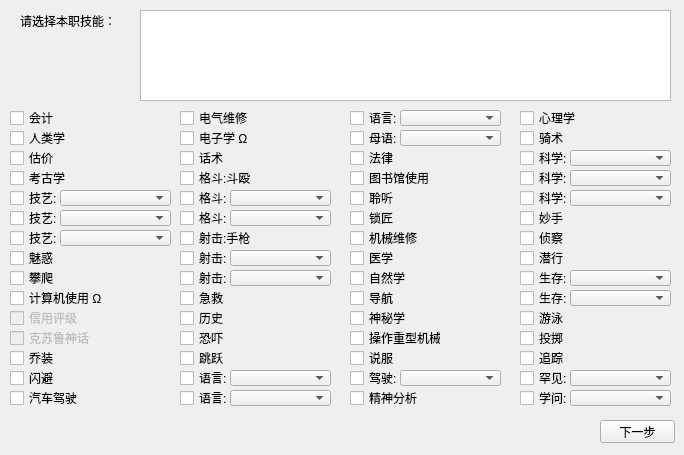
<?xml version="1.0" encoding="UTF-8"?>
<ui version="4.0">
 <class>Form</class>
 <widget class="QWidget" name="Form">
  <property name="geometry">
   <rect>
    <x>0</x>
    <y>0</y>
    <width>684</width>
    <height>455</height>
   </rect>
  </property>
  <property name="windowTitle">
   <string>Form</string>
  </property>
  <widget class="QCheckBox" name="skill1">
   <property name="geometry">
    <rect>
     <x>10</x>
     <y>110</y>
     <width>71</width>
     <height>16</height>
    </rect>
   </property>
   <property name="toolTip">
    <string>&lt;html&gt;&lt;head/&gt;&lt;body&gt;&lt;p&gt;Accounting (05%)&lt;/p&gt;&lt;p&gt;使你理解会计工作的流程以及一个企业或者个人 的金融职务。通过检查账簿，你可以发现做假账的员工，对资金的偷偷挪用，对行贿或者敲诈的款项支付，以及经济状况是否比表面陈述的更好或者更差。 通过仔细检查旧账户，你可以了解过去的资金的得与失（谷物，奴隶贸易，威士忌酒的运营等）以及这些资金是付给了谁以及为了什么款项而支付。&lt;/p&gt;&lt;/body&gt;&lt;/html&gt;</string>
   </property>
   <property name="text">
    <string>会计</string>
   </property>
  </widget>
  <widget class="QCheckBox" name="skill2">
   <property name="geometry">
    <rect>
     <x>10</x>
     <y>130</y>
     <width>71</width>
     <height>16</height>
    </rect>
   </property>
   <property name="toolTip">
    <string>&lt;html&gt;&lt;head/&gt;&lt;body&gt;&lt;p&gt;Anthropology (01%)&lt;/p&gt;&lt;p&gt;使使用者能够通过观察来辨认和理解一个人的生活方式。如果技能使用者持续观察一个其他的文化一段时间，或者在有着关于某种已消失文化的正确资料环境下工作，那么他可以对文化方式以及道德习惯进行简单的预测，即使证据可能并不完整。通过学习文化一个月或者更久，人类学家开始理解这种文化是如何运作的以及，如果结合心理学，可以预测那些研究文化的行为和信仰。&lt;/p&gt;&lt;/body&gt;&lt;/html&gt;</string>
   </property>
   <property name="text">
    <string>人类学</string>
   </property>
  </widget>
  <widget class="QCheckBox" name="skill3">
   <property name="geometry">
    <rect>
     <x>10</x>
     <y>150</y>
     <width>71</width>
     <height>16</height>
    </rect>
   </property>
   <property name="toolTip">
    <string>&lt;html&gt;&lt;head/&gt;&lt;body&gt;&lt;p&gt;Appraise (05%)&lt;/p&gt;&lt;p&gt;用来估计某种物品的价值，包括质量，使用的材料以及工艺。相关的，技能使用者可以准确地辨认出物品的年龄，评估它的历史关联性以及发现赝品。&lt;/p&gt;&lt;/body&gt;&lt;/html&gt;</string>
   </property>
   <property name="text">
    <string>估价</string>
   </property>
  </widget>
  <widget class="QCheckBox" name="skill4">
   <property name="geometry">
    <rect>
     <x>10</x>
     <y>170</y>
     <width>71</width>
     <height>16</height>
    </rect>
   </property>
   <property name="toolTip">
    <string>&lt;html&gt;&lt;head/&gt;&lt;body&gt;&lt;p&gt;Archaeology (01%)&lt;/p&gt;&lt;p&gt;允许辨别以及鉴定一件古董，以及用来发现赝品。使调查员获得建立以及开掘一个挖掘遗址的专业知识。推断留下遗址的生物的目的和生活方式。人类学可能对此会有所帮助。考古学还有助于辨认已消失的人类语言的书面形式。&lt;/p&gt;&lt;/body&gt;&lt;/html&gt;</string>
   </property>
   <property name="text">
    <string>考古学</string>
   </property>
  </widget>
  <widget class="QCheckBox" name="skill5">
   <property name="geometry">
    <rect>
     <x>10</x>
     <y>190</y>
     <width>51</width>
     <height>16</height>
    </rect>
   </property>
   <property name="toolTip">
    <string>&lt;html&gt;&lt;head/&gt;&lt;body&gt;&lt;p&gt;Art and Craft (05%)&lt;/p&gt;&lt;p&gt;该技能可能能使你制作/修理一样东西，或者制造一个复制品/赝品。 对一个物品进行一次成功的鉴定可能可以提供关于该物品的相关信息&lt;/p&gt;&lt;/body&gt;&lt;/html&gt;</string>
   </property>
   <property name="text">
    <string>技艺:</string>
   </property>
  </widget>
  <widget class="QCheckBox" name="skill6">
   <property name="geometry">
    <rect>
     <x>10</x>
     <y>210</y>
     <width>51</width>
     <height>16</height>
    </rect>
   </property>
   <property name="toolTip">
    <string>&lt;html&gt;&lt;head/&gt;&lt;body&gt;&lt;p&gt;Art and Craft (05%)&lt;/p&gt;&lt;p&gt;该技能可能能使你制作/修理一样东西，或者制造一个复制品/赝品。 对一个物品进行一次成功的鉴定可能可以提供关于该物品的相关信息&lt;/p&gt;&lt;/body&gt;&lt;/html&gt;</string>
   </property>
   <property name="text">
    <string>技艺:</string>
   </property>
  </widget>
  <widget class="QCheckBox" name="skill7">
   <property name="geometry">
    <rect>
     <x>10</x>
     <y>230</y>
     <width>51</width>
     <height>16</height>
    </rect>
   </property>
   <property name="toolTip">
    <string>&lt;html&gt;&lt;head/&gt;&lt;body&gt;&lt;p&gt;Art and Craft (05%)&lt;/p&gt;&lt;p&gt;该技能可能能使你制作/修理一样东西，或者制造一个复制品/赝品。 对一个物品进行一次成功的鉴定可能可以提供关于该物品的相关信息&lt;/p&gt;&lt;/body&gt;&lt;/html&gt;</string>
   </property>
   <property name="text">
    <string>技艺:</string>
   </property>
  </widget>
  <widget class="QCheckBox" name="skill8">
   <property name="geometry">
    <rect>
     <x>10</x>
     <y>250</y>
     <width>71</width>
     <height>16</height>
    </rect>
   </property>
   <property name="toolTip">
    <string>&lt;html&gt;&lt;head/&gt;&lt;body&gt;&lt;p&gt;Charm (15%)&lt;/p&gt;&lt;p&gt;魅惑允许通过许多形式来使用，包括肉体魅力、诱惑、奉承或是单纯的人格魅力。魅惑可能可以被用于迫使某人进行特定的行动。 魅惑或是心理学技能可以用于对抗魅惑技能。 魅惑技能可以被用于讨价还价。&lt;/p&gt;&lt;/body&gt;&lt;/html&gt;</string>
   </property>
   <property name="text">
    <string>魅惑</string>
   </property>
  </widget>
  <widget class="QCheckBox" name="skill9">
   <property name="geometry">
    <rect>
     <x>10</x>
     <y>270</y>
     <width>71</width>
     <height>16</height>
    </rect>
   </property>
   <property name="toolTip">
    <string>&lt;html&gt;&lt;head/&gt;&lt;body&gt;&lt;p&gt;Climb (20%)&lt;/p&gt;&lt;p&gt;这技能允许一名角色借助或者不借助绳索或者登山工具进行爬树、墙以及其他垂直表面。这技能也同样包括用绳索下降。许多因素将会影响难度等级。&lt;/p&gt;&lt;/body&gt;&lt;/html&gt;</string>
   </property>
   <property name="text">
    <string>攀爬</string>
   </property>
  </widget>
  <widget class="QCheckBox" name="skill10">
   <property name="geometry">
    <rect>
     <x>10</x>
     <y>290</y>
     <width>101</width>
     <height>16</height>
    </rect>
   </property>
   <property name="toolTip">
    <string>&lt;html&gt;&lt;head/&gt;&lt;body&gt;&lt;p&gt;Computer Use (05%)&lt;/p&gt;&lt;p&gt;这技能允许调查员用各种不同的电脑语言进行编程；恢复或者分析隐藏的数据；解除被加了保护的系统；探索一个复杂的网络；或者发现别人的骇入、后门程序、病毒。对电脑系统的特殊操作可能会需要这个检定。 仅在现代可用。&lt;/p&gt;&lt;/body&gt;&lt;/html&gt;</string>
   </property>
   <property name="text">
    <string>计算机使用 Ω</string>
   </property>
  </widget>
  <widget class="QCheckBox" name="skill11">
   <property name="enabled">
    <bool>false</bool>
   </property>
   <property name="geometry">
    <rect>
     <x>10</x>
     <y>310</y>
     <width>71</width>
     <height>16</height>
    </rect>
   </property>
   <property name="toolTip">
    <string>&lt;html&gt;&lt;head/&gt;&lt;body&gt;&lt;p&gt;Credit Rating (00%)&lt;/p&gt;&lt;p&gt;衡量了调查员表现出来的富裕程度以及经济上的自信度。如果调查员尝试用他的经济地位来达成某个目标，那么也许使用信用评级技能会比较合适。信用评级可以被用来取代APP来评估第一印象。 （请将技能提升至调查员职业信用范围之内）&lt;/p&gt;&lt;/body&gt;&lt;/html&gt;</string>
   </property>
   <property name="autoFillBackground">
    <bool>false</bool>
   </property>
   <property name="text">
    <string>信用评级</string>
   </property>
   <property name="checkable">
    <bool>false</bool>
   </property>
   <property name="checked">
    <bool>false</bool>
   </property>
  </widget>
  <widget class="QCheckBox" name="skill12">
   <property name="enabled">
    <bool>false</bool>
   </property>
   <property name="geometry">
    <rect>
     <x>10</x>
     <y>330</y>
     <width>81</width>
     <height>16</height>
    </rect>
   </property>
   <property name="toolTip">
    <string>&lt;html&gt;&lt;head/&gt;&lt;body&gt;&lt;p&gt;Cthulhu Mythos (00%)&lt;/p&gt;&lt;p&gt;“我认为，人的思维缺乏将已知事物联系起来的能力，这是世上最仁慈的事了。人类居住在幽暗的海洋中一个名为无知的小岛上，这海洋浩淼无垠、蕴藏无穷秘密，但我们并不应该航行过远，探究太深。” ——H·P·爱手艺&lt;/p&gt;&lt;/body&gt;&lt;/html&gt;</string>
   </property>
   <property name="text">
    <string>克苏鲁神话</string>
   </property>
   <property name="checkable">
    <bool>false</bool>
   </property>
  </widget>
  <widget class="QCheckBox" name="skill13">
   <property name="geometry">
    <rect>
     <x>10</x>
     <y>350</y>
     <width>71</width>
     <height>16</height>
    </rect>
   </property>
   <property name="toolTip">
    <string>&lt;html&gt;&lt;head/&gt;&lt;body&gt;&lt;p&gt;Disguise (05%)&lt;/p&gt;&lt;p&gt;使用在当调查员想要演出自己外的其它人时。使用者改变了态度，习惯，以及/或声音来进行一个乔装，以另一个人或者另一类人的形象出现。戏剧化妆品可能会有所帮助，还有伪造的身份证件。&lt;/p&gt;&lt;/body&gt;&lt;/html&gt;</string>
   </property>
   <property name="text">
    <string>乔装</string>
   </property>
  </widget>
  <widget class="QCheckBox" name="skill14">
   <property name="geometry">
    <rect>
     <x>10</x>
     <y>370</y>
     <width>71</width>
     <height>16</height>
    </rect>
   </property>
   <property name="toolTip">
    <string>&lt;html&gt;&lt;head/&gt;&lt;body&gt;&lt;p&gt;Dodge (DEX/2) [无法孤注一骰]&lt;/p&gt;&lt;p&gt;允许调查员本能地闪避攻击，投掷过来的投射物以及诸如此类的。闪避可以通过经验来提升，就像其他的技能一样。如果一次攻击可以被看见，调查员可以尝试闪避开它。 无法躲避子弹。&lt;/p&gt;&lt;/body&gt;&lt;/html&gt;</string>
   </property>
   <property name="text">
    <string>闪避</string>
   </property>
  </widget>
  <widget class="QCheckBox" name="skill15">
   <property name="geometry">
    <rect>
     <x>10</x>
     <y>390</y>
     <width>71</width>
     <height>16</height>
    </rect>
   </property>
   <property name="toolTip">
    <string>&lt;html&gt;&lt;head/&gt;&lt;body&gt;&lt;p&gt;Drive Auto (20%)&lt;/p&gt;&lt;p&gt;任何有着这技能的人都可以驾驶一辆汽车或者轻型卡车，进行常规的移动，并且处理机动车的一般毛病。如果调查员想要甩掉一名追踪者或者追踪某人，则需要一个汽车驾驶检定。&lt;/p&gt;&lt;/body&gt;&lt;/html&gt;</string>
   </property>
   <property name="text">
    <string>汽车驾驶</string>
   </property>
  </widget>
  <widget class="QCheckBox" name="skill28">
   <property name="geometry">
    <rect>
     <x>180</x>
     <y>350</y>
     <width>71</width>
     <height>16</height>
    </rect>
   </property>
   <property name="toolTip">
    <string>&lt;html&gt;&lt;head/&gt;&lt;body&gt;&lt;p&gt;Jump (20%)&lt;/p&gt;&lt;p&gt;如果成功，调查员可以在垂直方向上跳起或跳下，或者从一个站立点或起步点水平向外跳。当从高处跌落时，一次成功的跳跃鉴定可以将跌落伤害减半。&lt;/p&gt;&lt;/body&gt;&lt;/html&gt;</string>
   </property>
   <property name="text">
    <string>跳跃</string>
   </property>
  </widget>
  <widget class="QCheckBox" name="skill29">
   <property name="geometry">
    <rect>
     <x>180</x>
     <y>370</y>
     <width>51</width>
     <height>16</height>
    </rect>
   </property>
   <property name="toolTip">
    <string>&lt;html&gt;&lt;head/&gt;&lt;body&gt;&lt;p&gt;Language (Other)[01%]&lt;/p&gt;&lt;p&gt;当选择这项技能时，必须明确一个具体的语言并且写在技能后面。一个人可以了解任何数量的语言。这技能代表使用者可以了解，说，读以及写一门不是他母语的语言的可能性。&lt;/p&gt;&lt;/body&gt;&lt;/html&gt;</string>
   </property>
   <property name="text">
    <string>语言:</string>
   </property>
  </widget>
  <widget class="QCheckBox" name="skill30">
   <property name="geometry">
    <rect>
     <x>180</x>
     <y>390</y>
     <width>51</width>
     <height>16</height>
    </rect>
   </property>
   <property name="toolTip">
    <string>&lt;html&gt;&lt;head/&gt;&lt;body&gt;&lt;p&gt;Language (Other)[01%]&lt;/p&gt;&lt;p&gt;当选择这项技能时，必须明确一个具体的语言并且写在技能后面。一个人可以了解任何数量的语言。这技能代表使用者可以了解，说，读以及写一门不是他母语的语言的可能性。&lt;/p&gt;&lt;/body&gt;&lt;/html&gt;</string>
   </property>
   <property name="text">
    <string>语言:</string>
   </property>
  </widget>
  <widget class="QCheckBox" name="skill19">
   <property name="geometry">
    <rect>
     <x>180</x>
     <y>170</y>
     <width>81</width>
     <height>16</height>
    </rect>
   </property>
   <property name="toolTip">
    <string>&lt;html&gt;&lt;head/&gt;&lt;body&gt;&lt;p&gt;Fighting (不定) [无法孤注一骰]&lt;/p&gt;&lt;p&gt;格斗技能指的是一名角色在近距离战斗上的技能。你可以花费一定的点数来获得任何的专业化技能。&lt;/p&gt;&lt;/body&gt;&lt;/html&gt;</string>
   </property>
   <property name="text">
    <string>格斗:斗殴</string>
   </property>
  </widget>
  <widget class="QCheckBox" name="skill22">
   <property name="geometry">
    <rect>
     <x>180</x>
     <y>230</y>
     <width>81</width>
     <height>16</height>
    </rect>
   </property>
   <property name="toolTip">
    <string>&lt;html&gt;&lt;head/&gt;&lt;body&gt;&lt;p&gt;Firearms (不定) [无法孤注一骰]&lt;/p&gt;&lt;p&gt;包括了各种形式的火器，也包括了弓箭和弩。&lt;/p&gt;&lt;/body&gt;&lt;/html&gt;</string>
   </property>
   <property name="text">
    <string>射击:手枪</string>
   </property>
  </widget>
  <widget class="QCheckBox" name="skill24">
   <property name="geometry">
    <rect>
     <x>180</x>
     <y>270</y>
     <width>51</width>
     <height>16</height>
    </rect>
   </property>
   <property name="toolTip">
    <string>&lt;html&gt;&lt;head/&gt;&lt;body&gt;&lt;p&gt;Firearms (不定) [无法孤注一骰]&lt;/p&gt;&lt;p&gt;包括了各种形式的火器，也包括了弓箭和弩。&lt;/p&gt;&lt;/body&gt;&lt;/html&gt;</string>
   </property>
   <property name="text">
    <string>射击:</string>
   </property>
  </widget>
  <widget class="QCheckBox" name="skill21">
   <property name="geometry">
    <rect>
     <x>180</x>
     <y>210</y>
     <width>51</width>
     <height>16</height>
    </rect>
   </property>
   <property name="toolTip">
    <string>&lt;html&gt;&lt;head/&gt;&lt;body&gt;&lt;p&gt;Fighting (不定) [无法孤注一骰]&lt;/p&gt;&lt;p&gt;格斗技能指的是一名角色在近距离战斗上的技能。你可以花费一定的点数来获得任何的专业化技能。&lt;/p&gt;&lt;/body&gt;&lt;/html&gt;</string>
   </property>
   <property name="text">
    <string>格斗:</string>
   </property>
  </widget>
  <widget class="QCheckBox" name="skill26">
   <property name="geometry">
    <rect>
     <x>180</x>
     <y>310</y>
     <width>71</width>
     <height>16</height>
    </rect>
   </property>
   <property name="toolTip">
    <string>&lt;html&gt;&lt;head/&gt;&lt;body&gt;&lt;p&gt;History (05%)&lt;/p&gt;&lt;p&gt;让一名调查员能够记住一个国家，城市，区域或者个人及其相关的重要情报。一个成功的检定可以用来帮助辨认先祖所熟悉的工具，科技，或者想法，但是对当下的所知甚少。&lt;/p&gt;&lt;/body&gt;&lt;/html&gt;</string>
   </property>
   <property name="text">
    <string>历史</string>
   </property>
  </widget>
  <widget class="QCheckBox" name="skill17">
   <property name="geometry">
    <rect>
     <x>180</x>
     <y>130</y>
     <width>71</width>
     <height>16</height>
    </rect>
   </property>
   <property name="toolTip">
    <string>&lt;html&gt;&lt;head/&gt;&lt;body&gt;&lt;p&gt;Electronics (01%)&lt;/p&gt;&lt;p&gt;用来发现并对电子设备的故障进行维修。允许制作简单的电子设备。这是个现代技能—在1920年代则是使用物理学以及电气维修来应对电子设备。 仅在现代可用。&lt;/p&gt;&lt;/body&gt;&lt;/html&gt;</string>
   </property>
   <property name="text">
    <string>电子学 Ω</string>
   </property>
  </widget>
  <widget class="QCheckBox" name="skill18">
   <property name="geometry">
    <rect>
     <x>180</x>
     <y>150</y>
     <width>71</width>
     <height>16</height>
    </rect>
   </property>
   <property name="toolTip">
    <string>&lt;html&gt;&lt;head/&gt;&lt;body&gt;&lt;p&gt;Fast Talk (05%) 也译作“快速交谈”&lt;/p&gt;&lt;p&gt;话术特别限定于言语上的哄骗，欺骗以及误导。这技能的对立技能为心理学或者话术。经过一段时间的相信期后，对方会意识到自己被欺骗了，话术的效果总是暂时性的。也可用于砍价。&lt;/p&gt;&lt;/body&gt;&lt;/html&gt;</string>
   </property>
   <property name="text">
    <string>话术</string>
   </property>
  </widget>
  <widget class="QCheckBox" name="skill20">
   <property name="geometry">
    <rect>
     <x>180</x>
     <y>190</y>
     <width>51</width>
     <height>16</height>
    </rect>
   </property>
   <property name="toolTip">
    <string>&lt;html&gt;&lt;head/&gt;&lt;body&gt;&lt;p&gt;Fighting (不定) [无法孤注一骰]&lt;/p&gt;&lt;p&gt;格斗技能指的是一名角色在近距离战斗上的技能。你可以花费一定的点数来获得任何的专业化技能。&lt;/p&gt;&lt;/body&gt;&lt;/html&gt;</string>
   </property>
   <property name="text">
    <string>格斗:</string>
   </property>
  </widget>
  <widget class="QCheckBox" name="skill27">
   <property name="geometry">
    <rect>
     <x>180</x>
     <y>330</y>
     <width>71</width>
     <height>16</height>
    </rect>
   </property>
   <property name="toolTip">
    <string>&lt;html&gt;&lt;head/&gt;&lt;body&gt;&lt;p&gt;Intimidate (15%)&lt;/p&gt;&lt;p&gt;恐吓可以以许多形式使用，包括武力威慑，心理操控，以及威胁。这通常被用来使某人害怕，并迫使其进行某种特定的行为。恐吓的对抗技能为恐吓或者心理学。同样也能拿来砍价。&lt;/p&gt;&lt;/body&gt;&lt;/html&gt;</string>
   </property>
   <property name="text">
    <string>恐吓</string>
   </property>
  </widget>
  <widget class="QCheckBox" name="skill16">
   <property name="geometry">
    <rect>
     <x>180</x>
     <y>110</y>
     <width>71</width>
     <height>16</height>
    </rect>
   </property>
   <property name="toolTip">
    <string>&lt;html&gt;&lt;head/&gt;&lt;body&gt;&lt;p&gt;Electrical Repair (10%)&lt;/p&gt;&lt;p&gt;使调查员能够修理或者改装电气设备。在现代，这技能对现代电子器件几乎做不到什么。为了维修电气设备，可能需要特殊的部件或者工具。也可用于现代的爆破作业。&lt;/p&gt;&lt;/body&gt;&lt;/html&gt;</string>
   </property>
   <property name="text">
    <string>电气维修</string>
   </property>
  </widget>
  <widget class="QCheckBox" name="skill23">
   <property name="geometry">
    <rect>
     <x>180</x>
     <y>250</y>
     <width>51</width>
     <height>16</height>
    </rect>
   </property>
   <property name="toolTip">
    <string>&lt;html&gt;&lt;head/&gt;&lt;body&gt;&lt;p&gt;Firearms (不定) [无法孤注一骰]&lt;/p&gt;&lt;p&gt;包括了各种形式的火器，也包括了弓箭和弩。&lt;/p&gt;&lt;/body&gt;&lt;/html&gt;</string>
   </property>
   <property name="text">
    <string>射击:</string>
   </property>
  </widget>
  <widget class="QCheckBox" name="skill25">
   <property name="geometry">
    <rect>
     <x>180</x>
     <y>290</y>
     <width>71</width>
     <height>16</height>
    </rect>
   </property>
   <property name="toolTip">
    <string>&lt;html&gt;&lt;head/&gt;&lt;body&gt;&lt;p&gt;First Aid (30%)&lt;/p&gt;&lt;p&gt;使用者有能力可以提供紧急的医疗处理，唤醒昏迷者。急救不能用于治疗疾病，但是只有急救技能可以拯救一名濒死角色的生命。急救可以由多人共同实施，只需一人成功即可。&lt;/p&gt;&lt;/body&gt;&lt;/html&gt;</string>
   </property>
   <property name="text">
    <string>急救</string>
   </property>
  </widget>
  <widget class="QCheckBox" name="skill43">
   <property name="geometry">
    <rect>
     <x>350</x>
     <y>350</y>
     <width>71</width>
     <height>16</height>
    </rect>
   </property>
   <property name="toolTip">
    <string>&lt;html&gt;&lt;head/&gt;&lt;body&gt;&lt;p&gt;Persuade (10%)&lt;/p&gt;&lt;p&gt;使用说服来通过一场论述、争辩以及讨论让目标相信一个确切的想法，概念，或者信仰。说服并不一定需要涉及真实的内容。成功的说服技能的运用将花费不少的时间：至少半小时。另外说服还可以被用于讨价还价。&lt;/p&gt;&lt;/body&gt;&lt;/html&gt;</string>
   </property>
   <property name="text">
    <string>说服</string>
   </property>
  </widget>
  <widget class="QCheckBox" name="skill44">
   <property name="geometry">
    <rect>
     <x>350</x>
     <y>370</y>
     <width>51</width>
     <height>16</height>
    </rect>
   </property>
   <property name="toolTip">
    <string>&lt;html&gt;&lt;head/&gt;&lt;body&gt;&lt;p&gt;Pilot (01%)&lt;/p&gt;&lt;p&gt;这是操控飞行器或船只的技能，汽车驾驶在左侧躲闪和电器维修之间。 驾驶（飞行器）：了解并能够日益掌握下方指出的一类飞行器。着陆时，就算在最佳的状况，也必须进行驾驶掷骰。失败的结果视情况而定。 驾驶（船）：了解小型马达船和帆船在风中、暴风雨中、海潮中的各种行为，并可以从波浪与风的表现中读出暗礁及迫近的暴风雨。在风中，新水手连停艘小船都是困难的。&lt;/p&gt;&lt;/body&gt;&lt;/html&gt;</string>
   </property>
   <property name="text">
    <string>驾驶:</string>
   </property>
  </widget>
  <widget class="QCheckBox" name="skill45">
   <property name="geometry">
    <rect>
     <x>350</x>
     <y>390</y>
     <width>71</width>
     <height>16</height>
    </rect>
   </property>
   <property name="toolTip">
    <string>&lt;html&gt;&lt;head/&gt;&lt;body&gt;&lt;p&gt;Psychoanalysis (01%)&lt;/p&gt;&lt;p&gt;这技能指广泛的情感上的治疗。精神分析可以恢复一名调查员的理智。单独的精神分析并不能加速不定时疯狂的恢复，但允许一名角色处理他人短期内的恐惧症状。心理治疗专家的治疗可以在不定式疯狂期间内回复理智。&lt;/p&gt;&lt;/body&gt;&lt;/html&gt;</string>
   </property>
   <property name="text">
    <string>精神分析</string>
   </property>
  </widget>
  <widget class="QCheckBox" name="skill34">
   <property name="geometry">
    <rect>
     <x>350</x>
     <y>170</y>
     <width>81</width>
     <height>16</height>
    </rect>
   </property>
   <property name="toolTip">
    <string>&lt;html&gt;&lt;head/&gt;&lt;body&gt;&lt;p&gt;Library Use (20%)&lt;/p&gt;&lt;p&gt;图书馆使用使一名调查员能在图书馆找到一些信息，例如特定的一本书，新闻，文件或资料库，但是需要数小时的连续调查。这个技能可以定位寻找一件隐藏案例或一本稀有书籍，但是首先需要获得阅读的许可。&lt;/p&gt;&lt;/body&gt;&lt;/html&gt;</string>
   </property>
   <property name="text">
    <string>图书馆使用</string>
   </property>
  </widget>
  <widget class="QCheckBox" name="skill37">
   <property name="geometry">
    <rect>
     <x>350</x>
     <y>230</y>
     <width>71</width>
     <height>16</height>
    </rect>
   </property>
   <property name="toolTip">
    <string>&lt;html&gt;&lt;head/&gt;&lt;body&gt;&lt;p&gt;Mechanical Repair (10%)&lt;/p&gt;&lt;p&gt;这技能允许调查员修理破损的机器或制造一个新的。基础的木工手艺，管道项目，制作物品也同样可以。这技能可以用来打开普通的锁，但更加专业的就不能。机械维修通常与电气维修相伴，修理一个复杂的设备往往两者皆需。&lt;/p&gt;&lt;/body&gt;&lt;/html&gt;</string>
   </property>
   <property name="text">
    <string>机械维修</string>
   </property>
  </widget>
  <widget class="QCheckBox" name="skill39">
   <property name="geometry">
    <rect>
     <x>350</x>
     <y>270</y>
     <width>71</width>
     <height>16</height>
    </rect>
   </property>
   <property name="toolTip">
    <string>&lt;html&gt;&lt;head/&gt;&lt;body&gt;&lt;p&gt;Natural World (10%)&lt;/p&gt;&lt;p&gt;指对于自然环境中的植物和动物生命的研究。它可以对物种，栖息地进行辨认，并能辨认踪迹、足迹和叫声，也允许对什么事物可能对某种特定物种来说很重要进行猜测。自然学可能准确也可能不准确。&lt;/p&gt;&lt;/body&gt;&lt;/html&gt;</string>
   </property>
   <property name="text">
    <string>自然学</string>
   </property>
  </widget>
  <widget class="QCheckBox" name="skill36">
   <property name="geometry">
    <rect>
     <x>350</x>
     <y>210</y>
     <width>71</width>
     <height>16</height>
    </rect>
   </property>
   <property name="toolTip">
    <string>&lt;html&gt;&lt;head/&gt;&lt;body&gt;&lt;p&gt;Locksmith (01%)&lt;/p&gt;&lt;p&gt;锁匠技能可以打开车门，热线自动装置，用铁撬撬开窗子，解决中国机关箱，以及穿过常规的商用警报系统。使用者可能会修锁，制作钥匙，或者在其他工具的帮助下打开锁。特别困难的锁可能会需要一个更高的难度等级。&lt;/p&gt;&lt;/body&gt;&lt;/html&gt;</string>
   </property>
   <property name="text">
    <string>锁匠</string>
   </property>
  </widget>
  <widget class="QCheckBox" name="skill41">
   <property name="geometry">
    <rect>
     <x>350</x>
     <y>310</y>
     <width>71</width>
     <height>16</height>
    </rect>
   </property>
   <property name="toolTip">
    <string>&lt;html&gt;&lt;head/&gt;&lt;body&gt;&lt;p&gt;Occult (05%)&lt;/p&gt;&lt;p&gt;使用者可以识别神秘学道具，用语和概念，以及民间传统，并且可以辨认魔法书以及神秘学记号。理解特定的书籍可能可以增加神秘学技能的百分比。这技能不能运用于与克苏鲁神话相关的咒术，书本，以及魔法。&lt;/p&gt;&lt;/body&gt;&lt;/html&gt;</string>
   </property>
   <property name="text">
    <string>神秘学</string>
   </property>
  </widget>
  <widget class="QCheckBox" name="skill32">
   <property name="geometry">
    <rect>
     <x>350</x>
     <y>130</y>
     <width>71</width>
     <height>16</height>
    </rect>
   </property>
   <property name="toolTip">
    <string>&lt;html&gt;&lt;head/&gt;&lt;body&gt;&lt;p&gt;Language (Own) (EDU)&lt;/p&gt;&lt;p&gt;当选择这项技能时，必须明确一门具体的语言并且写在技能的后面。在婴儿期或者童年早期，大多数人使用单一一门语言。&lt;/p&gt;&lt;/body&gt;&lt;/html&gt;</string>
   </property>
   <property name="text">
    <string>母语:</string>
   </property>
  </widget>
  <widget class="QCheckBox" name="skill33">
   <property name="geometry">
    <rect>
     <x>350</x>
     <y>150</y>
     <width>71</width>
     <height>16</height>
    </rect>
   </property>
   <property name="toolTip">
    <string>&lt;html&gt;&lt;head/&gt;&lt;body&gt;&lt;p&gt;Law (05%)&lt;/p&gt;&lt;p&gt;代表你对法律、早期事件、法庭辩术或法院程序的了解。一个法律专家可能会获得奖励以及事务所，但这可能需要几年的申请和一个较高的信用评级。在国外时，技能的难度等级相应上升，除非该角色花费时间学习该国的法律。&lt;/p&gt;&lt;/body&gt;&lt;/html&gt;</string>
   </property>
   <property name="text">
    <string>法律</string>
   </property>
  </widget>
  <widget class="QCheckBox" name="skill35">
   <property name="geometry">
    <rect>
     <x>350</x>
     <y>190</y>
     <width>71</width>
     <height>16</height>
    </rect>
   </property>
   <property name="toolTip">
    <string>&lt;html&gt;&lt;head/&gt;&lt;body&gt;&lt;p&gt;Listen (20%)&lt;/p&gt;&lt;p&gt;衡量一名调查员理解声音的能力，包括偶然听到的对话，一扇关着的门后的轻声嘀咕，以及咖啡厅里的私语。 KP可以用这来决定一场即将发生的遭遇的形式。甚至此外，一个较高的聆听技能可以指一名角色有着高度的泛察觉能力&lt;/p&gt;&lt;/body&gt;&lt;/html&gt;</string>
   </property>
   <property name="text">
    <string>聆听</string>
   </property>
  </widget>
  <widget class="QCheckBox" name="skill42">
   <property name="geometry">
    <rect>
     <x>350</x>
     <y>330</y>
     <width>91</width>
     <height>16</height>
    </rect>
   </property>
   <property name="toolTip">
    <string>&lt;html&gt;&lt;head/&gt;&lt;body&gt;&lt;p&gt;Operate Heavy Machinery (01%)&lt;/p&gt;&lt;p&gt;当驾驶以及操纵一辆坦克，挖土机或者其他巨型建造机械时需要这个技能。对于种类非常不同的机械，KP可以决定难度等级。&lt;/p&gt;&lt;/body&gt;&lt;/html&gt;</string>
   </property>
   <property name="text">
    <string>操作重型机械</string>
   </property>
  </widget>
  <widget class="QCheckBox" name="skill31">
   <property name="geometry">
    <rect>
     <x>350</x>
     <y>110</y>
     <width>51</width>
     <height>16</height>
    </rect>
   </property>
   <property name="toolTip">
    <string>&lt;html&gt;&lt;head/&gt;&lt;body&gt;&lt;p&gt;Language (Other)[01%]&lt;/p&gt;&lt;p&gt;当选择这项技能时，必须明确一个具体的语言并且写在技能后面。一个人可以了解任何数量的语言。这技能代表使用者可以了解，说，读以及写一门不是他母语的语言的可能性。&lt;/p&gt;&lt;/body&gt;&lt;/html&gt;</string>
   </property>
   <property name="text">
    <string>语言:</string>
   </property>
  </widget>
  <widget class="QCheckBox" name="skill38">
   <property name="geometry">
    <rect>
     <x>350</x>
     <y>250</y>
     <width>71</width>
     <height>16</height>
    </rect>
   </property>
   <property name="toolTip">
    <string>&lt;html&gt;&lt;head/&gt;&lt;body&gt;&lt;p&gt;Medicine (01%)&lt;/p&gt;&lt;p&gt;使用者可以诊断并治疗事故创伤，疾病，毒药。提供相关药品的信息。用本技能进行治疗最少要花费1小时，可在造成了伤害后的任何时间进行，但若未在当天进行难度将会上升。成功的医学技能可唤醒一名昏迷的角色。&lt;/p&gt;&lt;/body&gt;&lt;/html&gt;</string>
   </property>
   <property name="text">
    <string>医学</string>
   </property>
  </widget>
  <widget class="QCheckBox" name="skill40">
   <property name="geometry">
    <rect>
     <x>350</x>
     <y>290</y>
     <width>71</width>
     <height>16</height>
    </rect>
   </property>
   <property name="toolTip">
    <string>&lt;html&gt;&lt;head/&gt;&lt;body&gt;&lt;p&gt;Navigate (10%)&lt;/p&gt;&lt;p&gt;允许使用者认清自己的路。有着更高技能的人将熟悉各种定位装置。一名角色可以用这技能来测量并对某区域进行绘图（制图学），使用工具可以降低甚至取消难度等级。若角色对某区域十分熟悉，那么在检定上可以得到奖励。&lt;/p&gt;&lt;/body&gt;&lt;/html&gt;</string>
   </property>
   <property name="text">
    <string>导航</string>
   </property>
  </widget>
  <widget class="QCheckBox" name="skill59">
   <property name="geometry">
    <rect>
     <x>520</x>
     <y>370</y>
     <width>51</width>
     <height>16</height>
    </rect>
   </property>
   <property name="toolTip">
    <string>&lt;html&gt;&lt;head/&gt;&lt;body&gt;&lt;p&gt;爆破:&lt;/p&gt;&lt;p&gt;Demolitions (01%)&lt;/p&gt;&lt;p&gt;调查员可以使用此技能安全的设置/拆除爆破装置。给予足够的时间和资源，调查员可以装设炸药来摧毁一幢建筑，清除一个被堵住的隧道，以及赋予炸药不同用处。&lt;/p&gt;&lt;p&gt;催眠:&lt;/p&gt;&lt;p&gt;Hypnosis (01%)&lt;/p&gt;&lt;p&gt;调查员可以在一名自愿并经历过高度暗示、放松的目标身上引出出神似的状态，并且可能回忆起忘却的记忆。对那些遭受了精神创伤的人，这技能可以当做催眠疗法来使用，减轻一名病人的恐惧或者躁狂。&lt;/p&gt;&lt;p&gt;读唇:&lt;/p&gt;&lt;p&gt;Read Lips (01%)&lt;/p&gt;&lt;p&gt;这个技能允许调查员不需要听到说话者的声音，就能知道他们的对话内容。必须保持视线，如果只看到一个说话者的嘴唇，对话的另外一半就听不到。 读唇也可以用于与另一个人进行安静沟通（如果两人都有此技能），允许相对复杂的语意传达。&lt;/p&gt;&lt;p&gt;炮术:&lt;/p&gt;&lt;p&gt;Artillery (01%)&lt;/p&gt;&lt;p&gt;这技能呈现出对一些形式的军事训练和经历。使用者具有在战争中操作战地武器的经验。这些武器通常过于巨大以至于无法单人进行操作，并且个人无法再没有工作队支援的情况下使用这武器，或者应当提高难度等级。&lt;/p&gt;&lt;p&gt;潜水:&lt;/p&gt;&lt;p&gt;Diving (01%)&lt;/p&gt;&lt;p&gt;使用者接受过在深海游泳的使用以及维持潜水设备的训练，水下导航，合适的下潜配重，以及应对紧急情况的方法。&lt;/p&gt;&lt;p&gt;驯兽:&lt;/p&gt;&lt;p&gt;Animal Handling (05%)&lt;/p&gt;&lt;p&gt;命令以及训练已驯化动物去完成一些简单任务的技能。这个技能最常用于狗上，但也包括鸟、猫、猴子以及其他（取决于KP的判断）。至于对动物的骑乘，例如马或者骆驼，则要用骑术技能来进行行动以及操控这些坐骑。&lt;/p&gt;&lt;/body&gt;&lt;/html&gt;</string>
   </property>
   <property name="text">
    <string>罕见:</string>
   </property>
  </widget>
  <widget class="QCheckBox" name="skill60">
   <property name="geometry">
    <rect>
     <x>520</x>
     <y>390</y>
     <width>51</width>
     <height>16</height>
    </rect>
   </property>
   <property name="toolTip">
    <string>&lt;html&gt;&lt;head/&gt;&lt;body&gt;&lt;p&gt;学问(01%)(专业化)[非常规]&lt;/p&gt;&lt;p&gt;这项技能代表对一个超出人类常规知识范畴的事物的专业理解。 当KP想要测试某位调查员归属于这些领域学问其中之一的某物的知识时，但是调查员缺少相关的专业学问，KP可以允许一个其他更通用技能的使用，但是需要一个更高难度等级的成功。&lt;/p&gt;&lt;/body&gt;&lt;/html&gt;</string>
   </property>
   <property name="text">
    <string>学问:</string>
   </property>
  </widget>
  <widget class="QCheckBox" name="skill47">
   <property name="geometry">
    <rect>
     <x>520</x>
     <y>130</y>
     <width>71</width>
     <height>16</height>
    </rect>
   </property>
   <property name="toolTip">
    <string>&lt;html&gt;&lt;head/&gt;&lt;body&gt;&lt;p&gt;Ride (05%)&lt;/p&gt;&lt;p&gt;这技能被用于驾驭马，驴子或者骡子，以及获得对这些骑乘动物的基础照料知识，如何在疾驰中或困难地形上操纵坐骑。当坐骑意外地抬起身子或失足时，骑手保持自己在坐骑上不摔落的几率等同于他的骑术技能。&lt;/p&gt;&lt;/body&gt;&lt;/html&gt;</string>
   </property>
   <property name="text">
    <string>骑术</string>
   </property>
  </widget>
  <widget class="QCheckBox" name="skill50">
   <property name="geometry">
    <rect>
     <x>520</x>
     <y>190</y>
     <width>51</width>
     <height>16</height>
    </rect>
   </property>
   <property name="toolTip">
    <string>&lt;html&gt;&lt;head/&gt;&lt;body&gt;&lt;p&gt;Science (01%)&lt;/p&gt;&lt;p&gt;科学专业上的理论和实践的能力，拥有这个技能的人接受过一定程度的正式的教育或者训练。对于知识的理解和认识受到时代的限制。你可以花费点数来获得任何你想要的专业技能，每个专业化技能包括了一门专门的学科。&lt;/p&gt;&lt;/body&gt;&lt;/html&gt;</string>
   </property>
   <property name="text">
    <string>科学:</string>
   </property>
  </widget>
  <widget class="QCheckBox" name="skill53">
   <property name="geometry">
    <rect>
     <x>520</x>
     <y>250</y>
     <width>71</width>
     <height>16</height>
    </rect>
   </property>
   <property name="toolTip">
    <string>&lt;html&gt;&lt;head/&gt;&lt;body&gt;&lt;p&gt;Stealth (20%)&lt;/p&gt;&lt;p&gt;安静地移动或躲藏的技巧，不惊扰那些可能在听或看的人们。与这项技能相关的能力意味着角色能够安静地移动或在伪装技巧上有所长。潜行也同样意味着角色可以长时间维持一定程度的谨慎冷静来使自己保持静止和隐秘。&lt;/p&gt;&lt;/body&gt;&lt;/html&gt;</string>
   </property>
   <property name="text">
    <string>潜行</string>
   </property>
  </widget>
  <widget class="QCheckBox" name="skill55">
   <property name="geometry">
    <rect>
     <x>520</x>
     <y>290</y>
     <width>51</width>
     <height>16</height>
    </rect>
   </property>
   <property name="toolTip">
    <string>&lt;html&gt;&lt;head/&gt;&lt;body&gt;&lt;p&gt;Survival (10%)&lt;/p&gt;&lt;p&gt;提供专业的如何在极端环境下生存的知识和技巧。内容包括狩猎的知识，搭建住所，可能遇到的危险的知识（例如如何避开有毒性的植物）等等，取决于所处的环境。你可以花费技能点来获得任何的专业化技能。&lt;/p&gt;&lt;/body&gt;&lt;/html&gt;</string>
   </property>
   <property name="text">
    <string>生存:</string>
   </property>
  </widget>
  <widget class="QCheckBox" name="skill52">
   <property name="geometry">
    <rect>
     <x>520</x>
     <y>230</y>
     <width>71</width>
     <height>16</height>
    </rect>
   </property>
   <property name="toolTip">
    <string>&lt;html&gt;&lt;head/&gt;&lt;body&gt;&lt;p&gt;Spot Hidden (25%)&lt;/p&gt;&lt;p&gt;这技能允许使用者发现密门或者秘密隔间，注意到隐藏的闯入者，发现并不明显的线索，发现重新涂过漆的汽车，意识到埋伏，注意到鼓出的口袋，或者任何类似的事情。对于调查员来说，这是一个很重要的技能。&lt;/p&gt;&lt;/body&gt;&lt;/html&gt;</string>
   </property>
   <property name="text">
    <string>侦察</string>
   </property>
  </widget>
  <widget class="QCheckBox" name="skill57">
   <property name="geometry">
    <rect>
     <x>520</x>
     <y>330</y>
     <width>71</width>
     <height>16</height>
    </rect>
   </property>
   <property name="toolTip">
    <string>&lt;html&gt;&lt;head/&gt;&lt;body&gt;&lt;p&gt;Throw (20%)&lt;/p&gt;&lt;p&gt;当需要用物体击中目标或者用物件的正确部分击中目标（例如小刀或者短柄小斧的刃）时，使用投掷技能。一件有着合理平衡构架的可以藏于手中大小的物品可以被投掷至多等同于 STR码的距离。&lt;/p&gt;&lt;/body&gt;&lt;/html&gt;</string>
   </property>
   <property name="text">
    <string>投掷</string>
   </property>
  </widget>
  <widget class="QCheckBox" name="skill48">
   <property name="geometry">
    <rect>
     <x>520</x>
     <y>150</y>
     <width>51</width>
     <height>16</height>
    </rect>
   </property>
   <property name="toolTip">
    <string>&lt;html&gt;&lt;head/&gt;&lt;body&gt;&lt;p&gt;Science (01%)&lt;/p&gt;&lt;p&gt;科学专业上的理论和实践的能力，拥有这个技能的人接受过一定程度的正式的教育或者训练。对于知识的理解和认识受到时代的限制。你可以花费点数来获得任何你想要的专业技能，每个专业化技能包括了一门专门的学科。&lt;/p&gt;&lt;/body&gt;&lt;/html&gt;</string>
   </property>
   <property name="text">
    <string>科学:</string>
   </property>
  </widget>
  <widget class="QCheckBox" name="skill49">
   <property name="geometry">
    <rect>
     <x>520</x>
     <y>170</y>
     <width>51</width>
     <height>16</height>
    </rect>
   </property>
   <property name="toolTip">
    <string>&lt;html&gt;&lt;head/&gt;&lt;body&gt;&lt;p&gt;Science (01%)&lt;/p&gt;&lt;p&gt;科学专业上的理论和实践的能力，拥有这个技能的人接受过一定程度的正式的教育或者训练。对于知识的理解和认识受到时代的限制。你可以花费点数来获得任何你想要的专业技能，每个专业化技能包括了一门专门的学科。&lt;/p&gt;&lt;/body&gt;&lt;/html&gt;</string>
   </property>
   <property name="text">
    <string>科学:</string>
   </property>
  </widget>
  <widget class="QCheckBox" name="skill51">
   <property name="geometry">
    <rect>
     <x>520</x>
     <y>210</y>
     <width>71</width>
     <height>16</height>
    </rect>
   </property>
   <property name="toolTip">
    <string>&lt;html&gt;&lt;head/&gt;&lt;body&gt;&lt;p&gt;Sleight of Hand (10%)&lt;/p&gt;&lt;p&gt;允许对物体进行视觉上的遮住，藏匿，或者掩盖，也许通过残害，衣服或者其他的干涉或促成错觉的材料。任何种类的巨大物件应当增加藏匿的难度。妙手包括偷窃，卡牌魔术，以及秘密使用手机。&lt;/p&gt;&lt;/body&gt;&lt;/html&gt;</string>
   </property>
   <property name="text">
    <string>妙手</string>
   </property>
  </widget>
  <widget class="QCheckBox" name="skill58">
   <property name="geometry">
    <rect>
     <x>520</x>
     <y>350</y>
     <width>71</width>
     <height>16</height>
    </rect>
   </property>
   <property name="toolTip">
    <string>&lt;html&gt;&lt;head/&gt;&lt;body&gt;&lt;p&gt;Track (10%)&lt;/p&gt;&lt;p&gt;使调查员可以凭借追踪技能来通过土壤上的脚印，或是物体通过植被时留下的印记来追踪别人，或者是交通工具以及地球上的动物。时间的经过，雨，以及土地的种类都可能会影响追踪的难度等级。&lt;/p&gt;&lt;/body&gt;&lt;/html&gt;</string>
   </property>
   <property name="text">
    <string>追踪</string>
   </property>
  </widget>
  <widget class="QCheckBox" name="skill46">
   <property name="geometry">
    <rect>
     <x>520</x>
     <y>110</y>
     <width>71</width>
     <height>16</height>
    </rect>
   </property>
   <property name="toolTip">
    <string>&lt;html&gt;&lt;head/&gt;&lt;body&gt;&lt;p&gt;Psychology (10%)&lt;/p&gt;&lt;p&gt;对所有人来说都很通用的察觉方面的技能，允许使用者研究个人并且形成对于其他某人动机和人格的了解。在玩家的支持下，KP可能会选择进行一个心理学技能检定的暗骰，仅仅对使用这个技能的玩家声明获得的信息，真或假。&lt;/p&gt;&lt;/body&gt;&lt;/html&gt;</string>
   </property>
   <property name="text">
    <string>心理学</string>
   </property>
  </widget>
  <widget class="QCheckBox" name="skill54">
   <property name="geometry">
    <rect>
     <x>520</x>
     <y>270</y>
     <width>51</width>
     <height>16</height>
    </rect>
   </property>
   <property name="toolTip">
    <string>&lt;html&gt;&lt;head/&gt;&lt;body&gt;&lt;p&gt;Survival (10%)&lt;/p&gt;&lt;p&gt;提供专业的如何在极端环境下生存的知识和技巧。内容包括狩猎的知识，搭建住所，可能遇到的危险的知识（例如如何避开有毒性的植物）等等，取决于所处的环境。你可以花费技能点来获得任何的专业化技能。&lt;/p&gt;&lt;/body&gt;&lt;/html&gt;</string>
   </property>
   <property name="text">
    <string>生存:</string>
   </property>
  </widget>
  <widget class="QCheckBox" name="skill56">
   <property name="geometry">
    <rect>
     <x>520</x>
     <y>310</y>
     <width>71</width>
     <height>16</height>
    </rect>
   </property>
   <property name="toolTip">
    <string>&lt;html&gt;&lt;head/&gt;&lt;body&gt;&lt;p&gt;Swim (20%)&lt;/p&gt;&lt;p&gt;有能力在水或者其他液体中漂浮以及移动。只有在遭遇危险时需要进行游泳技能检定，或当 KP认为合适的时候。当游泳的孤注一骰失败时，可能会导致生命值损失。也可能导致人物顺着水流向下冲走，被水半淹或完全淹没。&lt;/p&gt;&lt;/body&gt;&lt;/html&gt;</string>
   </property>
   <property name="text">
    <string>游泳</string>
   </property>
  </widget>
  <widget class="QComboBox" name="sub_skill5">
   <property name="geometry">
    <rect>
     <x>60</x>
     <y>190</y>
     <width>111</width>
     <height>16</height>
    </rect>
   </property>
   <property name="skill" stdset="0">
    <number>5</number>
   </property>
  </widget>
  <widget class="QComboBox" name="sub_skill6">
   <property name="geometry">
    <rect>
     <x>60</x>
     <y>210</y>
     <width>111</width>
     <height>16</height>
    </rect>
   </property>
   <property name="skill" stdset="0">
    <number>6</number>
   </property>
  </widget>
  <widget class="QComboBox" name="sub_skill7">
   <property name="geometry">
    <rect>
     <x>60</x>
     <y>230</y>
     <width>111</width>
     <height>16</height>
    </rect>
   </property>
   <property name="skill" stdset="0">
    <number>7</number>
   </property>
  </widget>
  <widget class="QComboBox" name="sub_skill20">
   <property name="geometry">
    <rect>
     <x>230</x>
     <y>190</y>
     <width>101</width>
     <height>16</height>
    </rect>
   </property>
   <property name="skill" stdset="0">
    <number>20</number>
   </property>
  </widget>
  <widget class="QComboBox" name="sub_skill21">
   <property name="geometry">
    <rect>
     <x>230</x>
     <y>210</y>
     <width>101</width>
     <height>16</height>
    </rect>
   </property>
   <property name="skill" stdset="0">
    <number>21</number>
   </property>
  </widget>
  <widget class="QComboBox" name="sub_skill23">
   <property name="geometry">
    <rect>
     <x>230</x>
     <y>250</y>
     <width>101</width>
     <height>16</height>
    </rect>
   </property>
   <property name="skill" stdset="0">
    <number>23</number>
   </property>
  </widget>
  <widget class="QComboBox" name="sub_skill24">
   <property name="geometry">
    <rect>
     <x>230</x>
     <y>270</y>
     <width>101</width>
     <height>16</height>
    </rect>
   </property>
   <property name="skill" stdset="0">
    <number>24</number>
   </property>
  </widget>
  <widget class="QPushButton" name="next_step">
   <property name="geometry">
    <rect>
     <x>600</x>
     <y>420</y>
     <width>75</width>
     <height>23</height>
    </rect>
   </property>
   <property name="text">
    <string>下一步</string>
   </property>
  </widget>
  <widget class="QLabel" name="label">
   <property name="geometry">
    <rect>
     <x>20</x>
     <y>10</y>
     <width>101</width>
     <height>21</height>
    </rect>
   </property>
   <property name="text">
    <string>请选择本职技能：</string>
   </property>
  </widget>
  <widget class="QTextBrowser" name="professional_skills">
   <property name="geometry">
    <rect>
     <x>140</x>
     <y>10</y>
     <width>531</width>
     <height>91</height>
    </rect>
   </property>
  </widget>
  <widget class="QComboBox" name="sub_skill29">
   <property name="geometry">
    <rect>
     <x>230</x>
     <y>370</y>
     <width>101</width>
     <height>16</height>
    </rect>
   </property>
   <property name="toolTip">
    <string/>
   </property>
   <property name="skill" stdset="0">
    <number>29</number>
   </property>
  </widget>
  <widget class="QComboBox" name="sub_skill30">
   <property name="geometry">
    <rect>
     <x>230</x>
     <y>390</y>
     <width>101</width>
     <height>16</height>
    </rect>
   </property>
   <property name="skill" stdset="0">
    <number>30</number>
   </property>
  </widget>
  <widget class="QComboBox" name="sub_skill44">
   <property name="geometry">
    <rect>
     <x>400</x>
     <y>370</y>
     <width>101</width>
     <height>16</height>
    </rect>
   </property>
   <property name="skill" stdset="0">
    <number>44</number>
   </property>
  </widget>
  <widget class="QComboBox" name="sub_skill48">
   <property name="geometry">
    <rect>
     <x>570</x>
     <y>150</y>
     <width>101</width>
     <height>16</height>
    </rect>
   </property>
   <property name="skill" stdset="0">
    <number>48</number>
   </property>
  </widget>
  <widget class="QComboBox" name="sub_skill49">
   <property name="geometry">
    <rect>
     <x>570</x>
     <y>170</y>
     <width>101</width>
     <height>16</height>
    </rect>
   </property>
   <property name="skill" stdset="0">
    <number>49</number>
   </property>
  </widget>
  <widget class="QComboBox" name="sub_skill50">
   <property name="geometry">
    <rect>
     <x>570</x>
     <y>190</y>
     <width>101</width>
     <height>16</height>
    </rect>
   </property>
   <property name="skill" stdset="0">
    <number>50</number>
   </property>
  </widget>
  <widget class="QComboBox" name="sub_skill54">
   <property name="geometry">
    <rect>
     <x>570</x>
     <y>270</y>
     <width>101</width>
     <height>16</height>
    </rect>
   </property>
   <property name="skill" stdset="0">
    <number>54</number>
   </property>
  </widget>
  <widget class="QComboBox" name="sub_skill55">
   <property name="geometry">
    <rect>
     <x>570</x>
     <y>290</y>
     <width>101</width>
     <height>16</height>
    </rect>
   </property>
   <property name="skill" stdset="0">
    <number>55</number>
   </property>
  </widget>
  <widget class="QComboBox" name="sub_skill59">
   <property name="geometry">
    <rect>
     <x>570</x>
     <y>370</y>
     <width>101</width>
     <height>16</height>
    </rect>
   </property>
   <property name="skill" stdset="0">
    <number>59</number>
   </property>
  </widget>
  <widget class="QComboBox" name="sub_skill60">
   <property name="geometry">
    <rect>
     <x>570</x>
     <y>390</y>
     <width>101</width>
     <height>16</height>
    </rect>
   </property>
   <property name="skill" stdset="0">
    <number>60</number>
   </property>
  </widget>
  <widget class="QComboBox" name="sub_skill31">
   <property name="geometry">
    <rect>
     <x>400</x>
     <y>110</y>
     <width>101</width>
     <height>16</height>
    </rect>
   </property>
   <property name="skill" stdset="0">
    <number>31</number>
   </property>
  </widget>
  <widget class="QComboBox" name="sub_skill32">
   <property name="geometry">
    <rect>
     <x>400</x>
     <y>130</y>
     <width>101</width>
     <height>16</height>
    </rect>
   </property>
   <property name="skill" stdset="0">
    <number>32</number>
   </property>
  </widget>
 </widget>
 <resources/>
 <connections/>
</ui>
